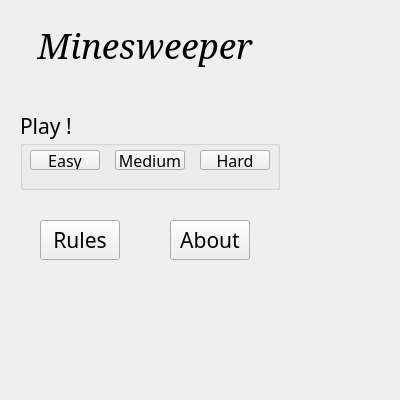
<?xml version="1.0" encoding="UTF-8"?>
<ui version="4.0">
 <class>MainWindow</class>
 <widget class="QMainWindow" name="MainWindow">
  <property name="geometry">
   <rect>
    <x>0</x>
    <y>0</y>
    <width>400</width>
    <height>400</height>
   </rect>
  </property>
  <property name="windowTitle">
   <string>MainWindow</string>
  </property>
  <property name="autoFillBackground">
   <bool>false</bool>
  </property>
  <widget class="QWidget" name="centralwidget">
   <widget class="QGroupBox" name="groupBox">
    <property name="geometry">
     <rect>
      <x>20</x>
      <y>110</y>
      <width>260</width>
      <height>80</height>
     </rect>
    </property>
    <property name="font">
     <font>
      <family>Baskerville Old Face</family>
      <pointsize>16</pointsize>
     </font>
    </property>
    <property name="title">
     <string>Play !</string>
    </property>
    <widget class="QPushButton" name="pushButton">
     <property name="geometry">
      <rect>
       <x>10</x>
       <y>40</y>
       <width>70</width>
       <height>20</height>
      </rect>
     </property>
     <property name="font">
      <font>
       <family>Baskerville Old Face</family>
       <pointsize>12</pointsize>
      </font>
     </property>
     <property name="text">
      <string>Easy</string>
     </property>
    </widget>
    <widget class="QPushButton" name="pushButton_2">
     <property name="geometry">
      <rect>
       <x>95</x>
       <y>40</y>
       <width>70</width>
       <height>20</height>
      </rect>
     </property>
     <property name="font">
      <font>
       <family>Baskerville Old Face</family>
       <pointsize>12</pointsize>
      </font>
     </property>
     <property name="text">
      <string>Medium</string>
     </property>
    </widget>
    <widget class="QPushButton" name="pushButton_3">
     <property name="geometry">
      <rect>
       <x>180</x>
       <y>40</y>
       <width>70</width>
       <height>20</height>
      </rect>
     </property>
     <property name="font">
      <font>
       <family>Baskerville Old Face</family>
       <pointsize>12</pointsize>
      </font>
     </property>
     <property name="text">
      <string>Hard</string>
     </property>
    </widget>
   </widget>
   <widget class="QLabel" name="label">
    <property name="geometry">
     <rect>
      <x>20</x>
      <y>20</y>
      <width>250</width>
      <height>50</height>
     </rect>
    </property>
    <property name="font">
     <font>
      <family>Elephant</family>
      <pointsize>26</pointsize>
      <italic>true</italic>
     </font>
    </property>
    <property name="text">
     <string>Minesweeper</string>
    </property>
    <property name="alignment">
     <set>Qt::AlignCenter</set>
    </property>
   </widget>
   <widget class="QPushButton" name="pushButton_4">
    <property name="geometry">
     <rect>
      <x>40</x>
      <y>220</y>
      <width>80</width>
      <height>40</height>
     </rect>
    </property>
    <property name="font">
     <font>
      <family>Baskerville Old Face</family>
      <pointsize>16</pointsize>
     </font>
    </property>
    <property name="text">
     <string>Rules</string>
    </property>
   </widget>
   <widget class="QPushButton" name="pushButton_5">
    <property name="geometry">
     <rect>
      <x>170</x>
      <y>220</y>
      <width>80</width>
      <height>40</height>
     </rect>
    </property>
    <property name="font">
     <font>
      <family>Baskerville Old Face</family>
      <pointsize>16</pointsize>
     </font>
    </property>
    <property name="text">
     <string>About</string>
    </property>
   </widget>
  </widget>
 </widget>
 <resources/>
 <connections/>
</ui>
